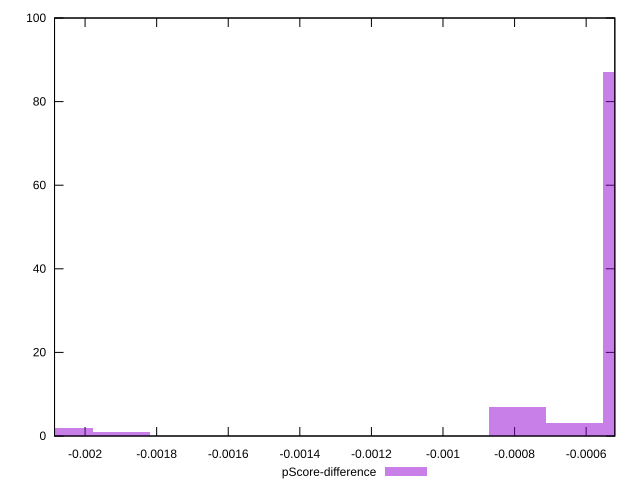

Here is the gnuplot script that generated this plot:
reset

$pScoreDifference <<EOF
-0.0018984489283168527 1
-0.0006328163094389509 3
-0.0004746122320792132 87
-0.0007910203867986887 7
-0.0020566530056765906 2
EOF

set key outside below
set boxwidth 0.00015820407735973773
set xrange [-0.0020853579638202557:-0.0005198948525115821]
set yrange [0:100]
set trange [0:100]
set style fill transparent solid 0.5 noborder
set terminal svg size 640, 490 enhanced background rgb 'white'
set output "reports/report_00032_2021-02-25T10-28-15.087Z/interactive/samples/card/pScore-difference/histogram.svg"

plot $pScoreDifference title "pScore-difference" with boxes

reset
